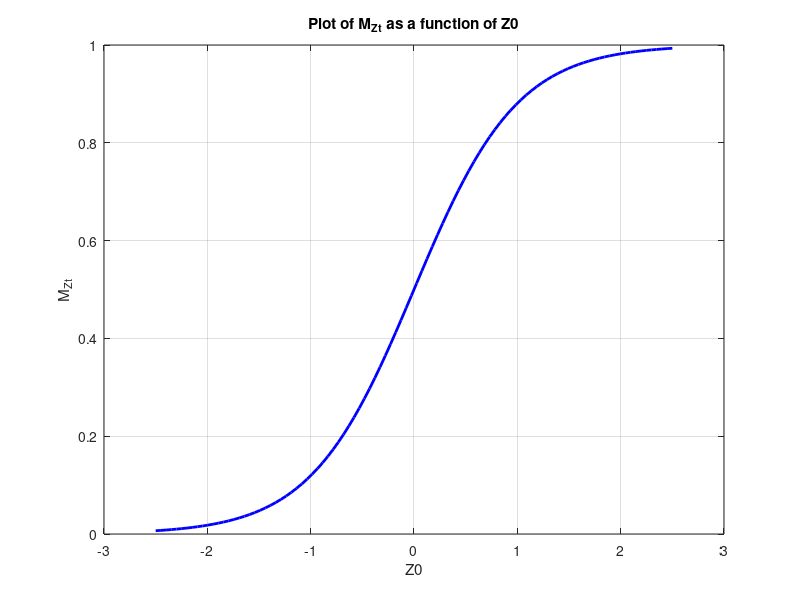

Reproduce this figure in MATLAB. (Note: this script raises an error after producing the figure.)
% Define the values for Z0
Z0 = linspace(-2.5, 2.5, 100);  % Adjust the range and number of points as needed

% Define the parameter theta (you can adjust this as needed)
theta = -12;  % Use a negative value for theta

% Calculate M_Z_t using the formula with a negative theta
M_Z_t = 1 ./ (1 + exp(theta * Z0));

% Plot the results
plot(Z0, M_Z_t, 'b', 'LineWidth', 2);
xlabel('Z0');
ylabel('M_Z_t');
title('Plot of M_Z_t as a function of Z0');
grid on;
%% 

% Define the values for Z0
Z0 = linspace(-2.5, 2.5, 100);  % Adjust the range and number of points as needed

% Define the parameter theta (you can adjust this as needed)
theta = -2;  % Use a negative value for theta

% Calculate M_Z_t using the formula with a negative theta
M_Z_t = 1 ./ (1 + exp(theta * Z0));

% Plot the results
plot(Z0, M_Z_t, 'b', 'LineWidth', 2);
xlabel('Z0');
ylabel('M_Z_t');
title('Plot of M_Z_t as a function of Z0');
grid on;


%%
%% logistic regression
clear all
close all
% Define the values for Z0
% Load the data
data0 = readtable("C:\thesis\Data\Clean\df_qoqld.csv", 'ReadVariableNames', true);

% Extract relevant data
Z0 = data0.ld_kpif_lag2;
stdz0 = std(Z0)
% Define the threshold
Th0 = prctile(Z0, 60); % 60/40 split

% Determine values above the threshold
abo0 = Z0 > Th0;

above = sum(abo0)
below = 113-above

Z1 = Z0-Th0
std = std(Z1)

% Define the parameter theta (you can adjust this as needed)
theta = -12;  % Use a negative value for theta

% Calculate M_Z_t using the formula with a negative theta
M_Z_t = 1 ./ (1 + exp(theta * Z1));
M_Z_t_nosc = 1 ./ (1 + exp(theta * Z1));

[Z1_sorted, idx] = sort(Z1);
M_Z_t_sorted = M_Z_t(idx);

% Plot the sorted data with points and a line connecting them
plot(Z1_sorted, M_Z_t_sorted, 'r-', 'LineWidth', 2);  % Increase line width
hold on;
plot(Z1_sorted, M_Z_t_sorted, 'k.', 'MarkerSize', 20);  % Increase marker size
hold off;
xlim([-1.6, 2.8]);

xlabel('CPIF_t_-_2');
ylabel('F(z_t)');
title('Logistic Smooth transition Function');
grid on;